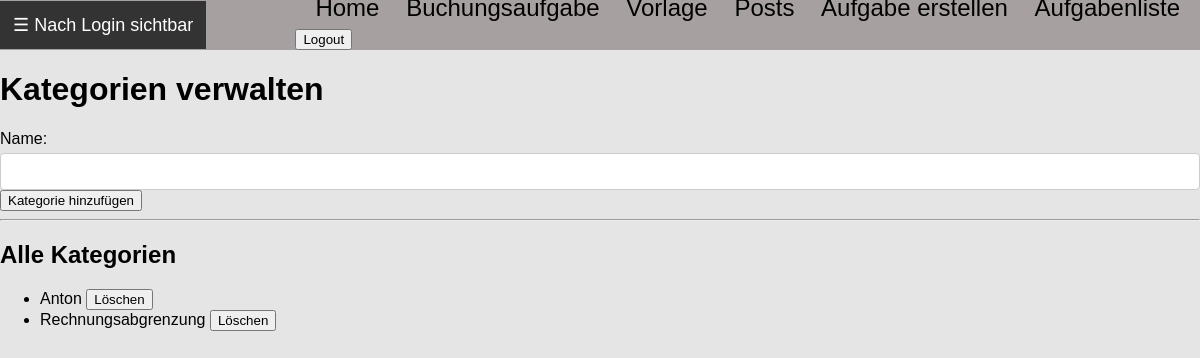
Page /posts/neue-kategorie/ (signed in) on the earlier database version.
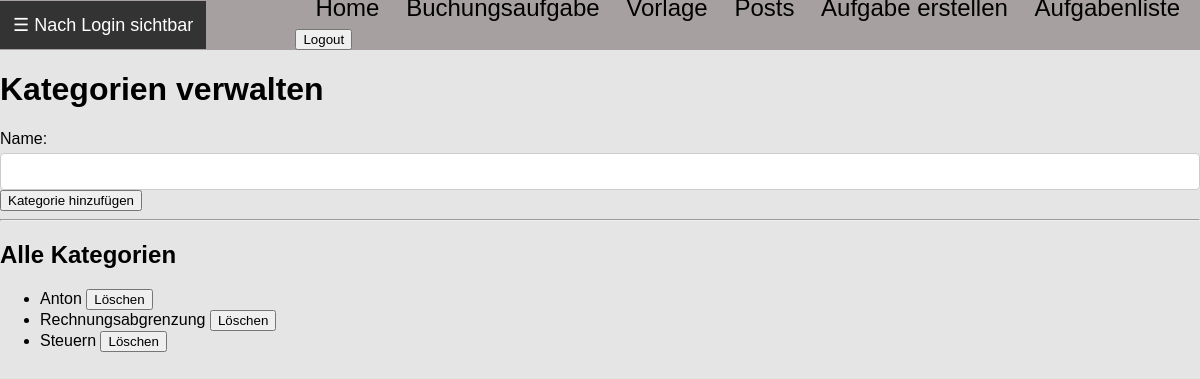
Same page on the later database version.
### posts/models.py (models this page shows, shortened)
class Kategorie(models.Model):
    name = models.CharField(max_length=100, unique=True)

### posts/views.py (the view)
    def _wrapped_view_func(request, *args, **kwargs):
        if request.user.is_authenticated and request.user.role == 'teacher':
            return view_func(request, *args, **kwargs)
        else:
            return HttpResponse(f'Fehlende Berechtigung <br><a href="{reverse("index")}">Zurück zur Startseite</a>')

### posts/forms.py
class KategorieForm(forms.ModelForm):
    class Meta:
        model = Kategorie
        fields = ['name']

### posts/views.py (called while the page is built)
def lehrkraft_required(view_func):
    def _wrapped_view_func(request, *args, **kwargs):
        if request.user.is_authenticated and request.user.role == 'teacher':
            return view_func(request, *args, **kwargs)
        else:
            return HttpResponse(f'Fehlende Berechtigung <br><a href="{reverse("index")}">Zurück zur Startseite</a>')
    return _wrapped_view_func

@login_required(login_url="/users/login/")
@lehrkraft_required
def neue_kategorie(request):
    if request.method == 'POST':
        form = KategorieForm(request.POST)
        if form.is_valid():
            form.save()
            return redirect('posts:neue_kategorie')
    else:
        form = KategorieForm()
    kategorien = Kategorie.objects.all()
    return render(request, 'posts/neue_kategorie.html', {'form': form, 'kategorien': kategorien})

### posts/templates/posts/neue_kategorie.html (shortened to what this page needs)
{% extends 'vorlage.html' %}
{% block content %}
<h1>Kategorien verwalten</h1>
<form method="POST">
    {{ form.name.label_tag }} {{ form.name }}<br>
    <button type="submit">Kategorie hinzufügen</button>
</form>
<hr>
<h2>Alle Kategorien</h2>
<ul>
    {% for kategorie in kategorien %}
        <li>
            {{ kategorie.name }}
            <form action="{% url 'posts:kategorie_loeschen' kategorie.id %}" method="POST" style="display:inline;">
                <button type="submit" onclick="return confirm('Willst du diese Kategorie wirklich löschen?');">Löschen</button>
            </form>
        </li>
    {% endfor %}
</ul>
{% endblock %}

Differences in the rows shown:
added Kategorie: name "Steuern"
